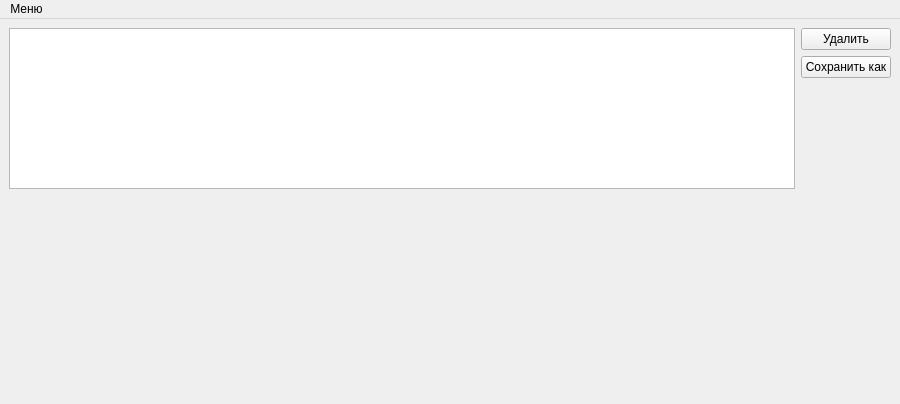
<?xml version="1.0" encoding="UTF-8"?>
<ui version="4.0">
 <class>saveform</class>
 <widget class="QMainWindow" name="saveform">
  <property name="geometry">
   <rect>
    <x>0</x>
    <y>0</y>
    <width>900</width>
    <height>404</height>
   </rect>
  </property>
  <property name="minimumSize">
   <size>
    <width>0</width>
    <height>0</height>
   </size>
  </property>
  <property name="windowTitle">
   <string>MainWindow</string>
  </property>
  <property name="windowIcon">
   <iconset resource="resources.qrc">
    <normaloff>:/images/icon/save.png</normaloff>:/images/icon/save.png</iconset>
  </property>
  <widget class="QWidget" name="centralwidget">
   <layout class="QVBoxLayout" name="verticalLayout_2">
    <item>
     <layout class="QHBoxLayout" name="horizontalLayout">
      <item>
       <widget class="QTableView" name="tableTicketsList"/>
      </item>
      <item>
       <layout class="QVBoxLayout" name="verticalLayout">
        <item>
         <widget class="QPushButton" name="removeButton">
          <property name="text">
           <string>Удалить</string>
          </property>
         </widget>
        </item>
        <item>
         <widget class="QPushButton" name="printButton">
          <property name="text">
           <string>Сохранить как</string>
          </property>
         </widget>
        </item>
        <item>
         <spacer name="verticalSpacer">
          <property name="orientation">
           <enum>Qt::Vertical</enum>
          </property>
          <property name="sizeHint" stdset="0">
           <size>
            <width>20</width>
            <height>40</height>
           </size>
          </property>
         </spacer>
        </item>
       </layout>
      </item>
     </layout>
    </item>
    <item>
     <widget class="QCustomPlot" name="widget" native="true">
      <property name="minimumSize">
       <size>
        <width>0</width>
        <height>200</height>
       </size>
      </property>
     </widget>
    </item>
   </layout>
  </widget>
  <widget class="QMenuBar" name="menubar">
   <property name="geometry">
    <rect>
     <x>0</x>
     <y>0</y>
     <width>900</width>
     <height>21</height>
    </rect>
   </property>
   <widget class="QMenu" name="menu">
    <property name="title">
     <string>Меню</string>
    </property>
    <addaction name="deleteListAction"/>
    <addaction name="saveAction"/>
    <addaction name="separator"/>
    <addaction name="exitAction"/>
   </widget>
   <addaction name="menu"/>
  </widget>
  <action name="deleteListAction">
   <property name="icon">
    <iconset resource="resources.qrc">
     <normaloff>:/images/icon/clear.png</normaloff>:/images/icon/clear.png</iconset>
   </property>
   <property name="text">
    <string>Удалить</string>
   </property>
   <property name="shortcut">
    <string>Del</string>
   </property>
  </action>
  <action name="saveAction">
   <property name="icon">
    <iconset resource="resources.qrc">
     <normaloff>:/images/icon/save.png</normaloff>:/images/icon/save.png</iconset>
   </property>
   <property name="text">
    <string>Сохранить как...</string>
   </property>
   <property name="shortcut">
    <string>Ctrl+S</string>
   </property>
  </action>
  <action name="exitAction">
   <property name="icon">
    <iconset resource="resources.qrc">
     <normaloff>:/images/icon/EXIT.png</normaloff>:/images/icon/EXIT.png</iconset>
   </property>
   <property name="text">
    <string>Выход</string>
   </property>
   <property name="shortcut">
    <string>Esc</string>
   </property>
  </action>
 </widget>
 <customwidgets>
  <customwidget>
   <class>QCustomPlot</class>
   <extends>QWidget</extends>
   <header>qcustomplot.h</header>
   <container>1</container>
  </customwidget>
 </customwidgets>
 <resources>
  <include location="resources.qrc"/>
 </resources>
 <connections/>
</ui>
